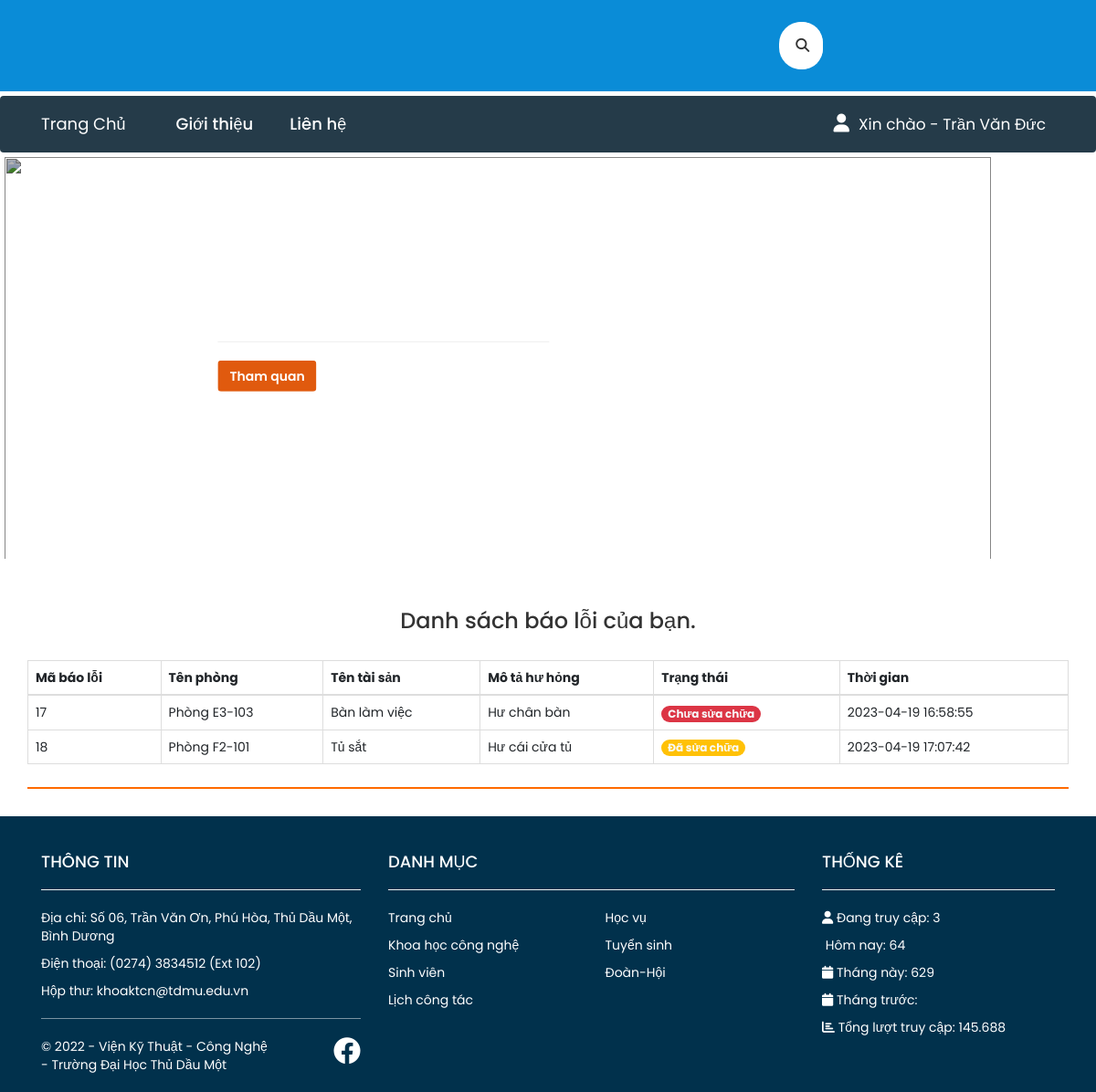
/danhsachbaoloi.php (signed in), run on the app's committed database.
### tables this page shows
CREATE TABLE `nguoidung` (
  `MaND` int(11) NOT NULL,
  `MaDV` int(11) NOT NULL,
  `MaCD` int(11) NOT NULL,
  `MaPQ` int(11) NOT NULL,
  `TenDangNhap` varchar(100) DEFAULT NULL,
  `MatKhau` varchar(30) DEFAULT NULL,
  `HoVaTen` varchar(50) NOT NULL,
  `Email` varchar(50) DEFAULT NULL,
  `SoDienThoai` varchar(15) DEFAULT NULL,
  `DiaChi` varchar(300) DEFAULT NULL,
  `NgayTao` datetime NOT NULL,
  `NgayCapNhat` datetime NOT NULL
);

CREATE TABLE `baoloi` (
  `MaBL` int(11) NOT NULL,
  `MaPB` int(11) NOT NULL,
  `MaND` int(11) NOT NULL,
  `Mota` text NOT NULL,
  `TrangThai` smallint(6) NOT NULL,
  `NgayCapNhat` datetime NOT NULL,
  `NgayTao` datetime NOT NULL
);

CREATE TABLE `phong` (
  `MaP` int(11) NOT NULL,
  `MaLP` int(11) NOT NULL,
  `MaKVP` int(11) NOT NULL,
  `TenP` varchar(200) NOT NULL,
  `NgayCapNhat` datetime NOT NULL,
  `NgayTao` datetime NOT NULL
);

CREATE TABLE `taisan` (
  `MaTS` int(11) NOT NULL,
  `MaNTS` int(11) NOT NULL,
  `MaLTS` int(11) NOT NULL,
  `TenTS` varchar(200) NOT NULL,
  `GiaTri` int(11) DEFAULT NULL,
  `SLNhapVao` int(11) NOT NULL,
  `SLHienCon` int(11) NOT NULL,
  `HangSanXuat` varchar(100) DEFAULT NULL,
  `NuocSanXuat` varchar(50) DEFAULT NULL,
  `NamSanXuat` year(4) DEFAULT NULL,
  `LinkHinhAnh` text DEFAULT NULL,
  `GhiChu` varchar(300) DEFAULT NULL,
  `NgayCapNhat` datetime NOT NULL,
  `NgayTao` datetime NOT NULL
);

### config.php (called while the page is built, shortened)
<?php
$conn       = mysqli_connect('localhost', 'root', '', 'kkts') or die ('Connect DB Failed');
mysqli_query($conn,"SET NAMES utf8");
if(isset($_SESSION['TenDangNhap'])){
	$TenDangNhap = $_SESSION['TenDangNhap'];
	$data = mysqli_fetch_array(mysqli_query($conn, "select nguoidung.*, donvi.TenDV, phanquyen.TenPQ, chucdanh.TenCD from nguoidung
									INNER JOIN donvi ON nguoidung.MaDV = donvi.MaDV
									INNER JOIN phanquyen ON nguoidung.MaPQ = phanquyen.MaPQ
									INNER JOIN chucdanh ON nguoidung.MaCD = chucdanh.MaCD
									Where TenDangNhap = '".$TenDangNhap."'"));
}

### danhsachbaoloi.php (the view, shortened to what this page needs)
<?php
include("config.php");
?>
<!DOCTYPE html>
<html lang="en">
<head>
    <link rel="stylesheet" href="content/boostrapTDMU.css" />
    <link rel="stylesheet" href="content/login.css" />
    <link rel="stylesheet" href="content/animation.css" />
    <link rel="stylesheet" href="content/BaoLoi.css" />
    <link rel="stylesheet" href="content/Index.css" />
    <link rel="stylesheet" href="content/ThongTinCaNhan.css" />
    <link rel="stylesheet" href="WOW-master/dist/wow.min.js">
    <link rel="stylesheet" href="https://maxcdn.bootstrapcdn.com/bootstrap/3.4.1/css/bootstrap.min.css">
    <link rel="stylesheet" href="https://cdnjs.cloudflare.com/ajax/libs/font-awesome/6.2.0/css/all.min.css">
	<link href="https://cdn.jsdelivr.net/npm/select2@4.1.0-rc.0/dist/css/select2.min.css" rel="stylesheet" />
</head>
    <div>
        <header class="d-flex bd-highlight">
            <div class="container d-flex align-items-center justify-content-between">
                <form action="#" id="search-box" >
                    <button id="search-btn"><i class="fa-solid fa-magnifying-glass"></i></button>
                </form>
            </div>
        </header>
    </div>
    <nav class="navbar navbar-expand-sm bg-blue navbar-dark sticky">
        <div class="container">
            <a class="navbar-brand" href="#">Trang Chủ</a>
                <div class="collapse navbar-collapse" id="collapsibleNavbar">
                    <ul class="navbar-nav h4">
                        <li class="nav-item">
                            <a class="nav-link" href="https://tdmu.edu.vn/gioi-thieu">Giới thiệu</a>
                        </li>
                        <li class="nav-item">
                            <a class="nav-link" href="https://tdmu.edu.vn/lien-he">Liên hệ</a>
                        </li>
                    </ul>
                </div>
				<?php
					if(!isset($_SESSION['TenDangNhap'])){
						echo '
							<a href="DangNhap.php" class="nav-link" style="text-decoration: none; color: white; font-size: 1.7rem;">
								<i class="fa-solid fa-user" style="padding-right: 10px; font-size:2rem;"></i>Tài khoản
							</a>
						';
					}else {
						if ($data['TenPQ'] == "Admin" or $data['TenPQ'] == "KiemKe")
						{
							echo '
							<div class="dropdown">
								<a href="#" class="nav-link" style="text-decoration: none; color: white; font-size: 1.7rem;">
									<i class="fa-solid fa-user" style="padding-right: 10px; font-size:2rem;"></i>Xin chào - '.$data['HoVaTen'].'
								</a>
								<ul class="dropdown-content" style="list-style: none">
									<li><a href="tongquan.php"><i class="fa-regular fa-user"></i>Trang quản lý</a> </li>
									<li><a href="danhsachbaoloi.php"><i class="fa fa-note-sticky"></i>Danh sách báo lỗi</a></li>
									<li><a href="DangXuat.php"><i class="fa-solid fa-right-from-bracket"></i>Đăng xuất</a></li>
								</ul>
							</div>';
						}
					}
				?>
        </div>
    </nav>
    <div style="position: relative">
        <img src="./img/img-kham-pha-tdmu.jpg" style=" min-width: calc(100%); height: 450px; object-fit: cover; filter: brightness(70%); border: 5px solid transparent; width: 90vw;" alt=""/>
        <div style=" position: absolute; top: 40%; left: 35%; transform: translate(-50%, -50%); text-align: left; color:white;">
            <div>
                <h1 style="font-weight: 700;">Đại học Thủ Dầu Một</h1>
                <h4>TDMU - Thu Dau Mot University</h4><hr />
                <button type="button" class="btn" style="background-color: #e05a0e; font-weight: 600; color: white; ">Tham quan</button>
            </div>
        </div>
    </div>
    <div class="container-xxl py-5" >
	<center><h3>Danh sách báo lỗi của bạn.</h3></center><br>
        <div class="container" style="border-bottom: 2px solid #ff6a00; padding-bottom: 5px;">
            <div class="row">
                <table class="table table-bordered">
					<thead>
					  <tr>
						<th>Mã báo lỗi</th>
						<th>Tên phòng</th>
						<th>Tên tài sản</th>
						<th>Mô tả hư hỏng</th>
						<th>Trạng thái</th>
						<th>Thời gian</th>
					  </tr>
					</thead>
					<tbody>
					<?php
						$result = mysqli_query($conn, "	SELECT baoloi.MaBL, phong.TenP, taisan.TenTS, baoloi.NgayCapNhat, baoloi.TrangThai, baoloi.Mota FROM baoloi
														INNER JOIN phanbo ON baoloi.MaPB = phanbo.MaPB
														INNER JOIN phong ON phanbo.MaP = phong.MaP
														INNER JOIN taisan ON taisan.MaTS = phanbo.MaTS
														where baoloi.MaND = '".$data['MaND']."'");
						while ($row = $result->fetch_assoc()) {
							if ($row['TrangThai'] == 0)
							{
								echo '
								<tr>
									<td>'.$row['MaBL'].'</td>
									<td>'.$row['TenP'].'</td>
									<td>'.$row['TenTS'].'</td>
									<td>'.$row['Mota'].'</td>
									<td><span class="badge bg-danger text-light">Chưa sửa chữa</span></td>
									<td>'.$row['NgayCapNhat'].'</td>
								</tr>';
							}else {
								echo '
								<tr>
									<td>'.$row['MaBL'].'</td>
									<td>'.$row['TenP'].'</td>
									<td>'.$row['TenTS'].'</td>
									<td>'.$row['Mota'].'</td>
									<td><span class="badge bg-warning text-light">Đã sửa chữa</span></td>
									<td>'.$row['NgayCapNhat'].'</td>
								</tr>';
							}
						}
					?>
					</tbody>
				</table>
            </div>
        </div>
    </div>
<footer style="background-color: #01314c;">
    <div class="container" style="color: #fff;">
        <div class="row" style="margin-top: 30px; margin-bottom: 10px">
            <div class="col-md-4 margin-bottom-5px">
                <h4 style="margin-bottom: 15px;">THÔNG TIN</h4><hr />
                <p>Địa chỉ: Số 06, Trần Văn Ơn, Phú Hòa, Thủ Dầu Một, Bình Dương</p>
                <p>Điện thoại: (0274) 3834512 (Ext 102)</p>
                <p>Hộp thư: khoaktcn@tdmu.edu.vn</p>
                <hr style="border-top: 1px solid rgba(255, 255, 255, 0.48);">
                <div class="row">
                    <div class="col-md-9">
                        <p>© 2022 - Viện Kỹ Thuật - Công Nghệ - Trường Đại Học Thủ Dầu Một</p>
                    </div>
                    <div class="col-md-3">
                        <p style="text-align: right;">
                            <a href="https://www.facebook.com/dhtdm2009" style="color: #ffffff;"><i class="fa-brands fa-facebook" aria-hidden="true" style="font-size: 3rem;"></i></a>
                        </p>
                    </div>
                </div>
            </div>
            <div class="col-md-5">
                <h4 style="margin-bottom: 15px;">DANH MỤC</h4><hr />
                <div class="row">
                    <div class="col-md-6 margin-bottom-5px">
                        <p>
                            <a style="color: #fff;" href="#">Trang chủ</a>
                        </p>
                    </div>
                    <div class="col-md-6 margin-bottom-5px">
                        <p>
                            <a style="color: #fff;" href="#">Học vụ</a>
                        </p>
                    </div>
                    <div class="col-md-6 margin-bottom-5px">
                        <p>
                            <a style="color: #fff;" href="#">Khoa học công nghệ</a>
                        </p>
                    </div>
                    <div class="col-md-6 margin-bottom-5px">
                        <p>
                            <a style="color: #fff;" href="#">Tuyển sinh</a>
                        </p>
                    </div>
                    <div class="col-md-6 margin-bottom-5px">
                        <p>
                            <a style="color: #fff;" href="#">Sinh viên</a>
                        </p>
                    </div>
                    <div class="col-md-6 margin-bottom-5px">
                        <p>
                            <a style="color: #fff;" href="#">Đoàn-Hội</a>
                        </p>
                    </div>
                    <div class="col-md-6 margin-bottom-5px">
                        <p>
                            <a style="color: #fff;" href="#">Lịch công tác</a>
                        </p>
                    </div>
                </div>
            </div>
            <div class="col-md-3 margin-bottom-5px">
                <h4 style="margin-bottom: 15px;">THỐNG KÊ</h4><hr />
                <p><i class="fa fa-user" aria-hidden="true"></i> Đang truy cập: 3</p>
                <p><i class="fa fa-sun-o" aria-hidden="true"></i> Hôm nay: 64</p>
                <p><i class="fa fa-calendar" aria-hidden="true"></i> Tháng này: 629</p>
                <p><i class="fa fa-calendar" aria-hidden="true"></i> Tháng trước: </p>
                <p><i class="fa fa-bar-chart" aria-hidden="true"></i> Tổng lượt truy cập: 145.688</p>
            </div>
        </div>
    </div>
</footer>
</body>
</html>

### content/login.css (style rules this page uses)
* { margin: 0; padding: 0; box-sizing: border-box; font-family: 'Poppins', sans-serif; }

### content/Index.css (style rules this page uses)
header { background-color: #0a8cd7; height: 100px; }
#search-box { background: #fff; border-radius: 10px; border-radius: 30px; margin-left: 300px; }
.dropdown { position: relative; display: inline-block; }
#search-box #search-btn { background-color: #fff; border: none; padding: 15px; cursor: pointer; border-radius: 50px; font-size: 15px; }
#search-box #search-btn > i { font-size: 15px; }
.sticky { margin: 5px 0px 0px 0px !important; position: sticky !important; top: 0; z-index: 1; }

### data on the page
nguoidung: HoVaTen "Trần Văn Đức"
baoloi: MaBL "17", phong.TenP "Phòng E3-103", taisan.TenTS "Bàn làm việc", Mota "Hư chân bàn", NgayCapNhat "2023-04-19 16:58:55"
baoloi: MaBL "18", phong.TenP "Phòng F2-101", taisan.TenTS "Tủ sắt", Mota "Hư cái cửa tủ", NgayCapNhat "2023-04-19 17:07:42"
